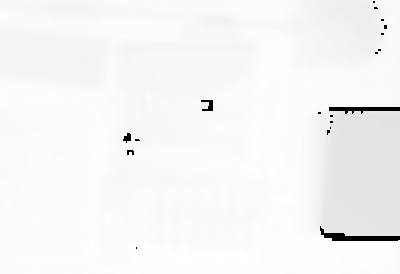
#> input picture bin/170405145538.pgm, 400 x 274 px, given in place of 170405145538.png, which was not available
$ jupyter execute --allow-errors '10 Bin Segmentation by Texture and Color Contours.ipynb'   (shell and % lines are left out)   (older library calls are emulated)   (text cells are left out)
#> lines starting #> are read from the running program, lines starting #| are printed output that depends on the picture; after the words box and inside, x2 and y2 are one past the last pixel; in counts of white or black regions, pixels touching at a corner belong together; pictures that were not available may be replaced by others from this repository, and a replacement may not be noted
#> (reads parameters.json from the repository)
### utils.py
import cv2, glob, json, numpy as np, os.path
from matplotlib import pyplot as plt

def load_items(folder):
    items = sorted(map(os.path.basename, glob.glob(folder + '/[a-z]*')))
    return items

def imread_rgb(filename):
#> called with filename = 'bin/170405145538.png'
    image_BGR = cv2.imread(filename)
#> image_BGR is the input picture: shape (274, 400, 3); min 0, max 255, mean 245.7
    if image_BGR is None:
        print('Error: image reading failure in file "%s"' % filename)
        return None
    else:
        image_RGB = cv2.cvtColor(image_BGR, cv2.COLOR_BGR2RGB)
        return image_RGB

def imread_gray(filename):
    image = cv2.imread(filename, 0)
    if image is None:
        print('Error: image reading failure in file "%s"' % filename)
        return None
    else:
        return image

# [11 lines left out: function item_mask, not called in this run]

def compute_sift(image_RGB, mask=None, debug=True):
#> called with debug = True
    gray_image = cv2.cvtColor(image_RGB, cv2.COLOR_RGB2GRAY)
    sift = cv2.SIFT()
    kp, des = sift.detectAndCompute(gray_image, mask)
#> kp = 19 keypoints; strongest (x, y, size): (127, 138, 5), (331, 109, 3.2), (128, 151, 2.1), (130, 153, 1.8)
    if debug:
        print('%d features detected' % len(kp))
#| 19 features detected
        draw_keypoints(image_RGB,kp)
    return (kp, des)

# [7 lines left out: function pack_keypoint, not called in this run]

def write_features_to_file(filename, locs, desc):
    np.save(filename, np.hstack((locs,desc)))

def read_features_from_file(filename):
    """ Read feature properties and return in matrix form. """
    if os.path.getsize(filename) <= 0:
        return np.array([]), np.array([])
    f = np.load(filename)
    if f.size == 0:
        return np.array([]), np.array([])
    f = np.atleast_2d(f)
    return f[:,:7], f[:,7:] # feature locations, descriptors

def read_json(filename):
    with open(filename, 'r') as infile:
        data = json.load(infile)
    return data

def write_json(filename, data):
    with open(filename, 'w') as outfile:
        json.dump(data, outfile)

# [27 lines left out: functions read_bbox_from_file, unpack_keypoint, centroid_histogram, not called in this run]

from sklearn.cluster import KMeans, MiniBatchKMeans

# [43 lines left out: functions compute_colors, plot_colors, calc_matches, not called in this run]

def draw_keypoints(image,kp):
    image_kp = cv2.drawKeypoints(image.copy(),kp,color=(0,255,0))
    plt.imshow(image_kp),plt.axis('off');

# [73 lines left out: functions textured_mask, match_items, fill_holes, not called in this run]

from sklearn.cluster import KMeans, MiniBatchKMeans

# [103 lines left out: functions cluster_colors, calc_EMD2, not called in this run]

### 10 Bin Segmentation by Texture and Color Contours.ipynb
[cell 1]
import cv2, numpy as np
from matplotlib import pyplot as plt

[cell 2]
from utils import read_json

params = read_json('parameters.json')

RESIZE_X = params['resize']['x']
RESIZE_Y = params['resize']['y']
ITEM_FOLDER = params['item_folder']

[cell 3]
bin_stamp = '170405145336'
contents = ["Colgate_Toothbrush_4PK","Epsom_Salts","Duct_Tape",
            "Bath_Sponge","Crayons","Burts_Bees_Baby_Wipes"]

[cell 4]
bin_stamp = '170405145538'
contents = ["glue_sticks","tissue_box","laugh_out_loud_jokes",
            "toilet_brush","expo_eraser","table_cloth"]

[cell 5]
contents = [s.lower() for s in contents]

[cell 6]
from utils import imread_rgb, compute_sift, draw_keypoints

filename_bin = 'bin/' + bin_stamp + '.png'
image_bin = imread_rgb(filename_bin)
(kp_bin, des_bin) = compute_sift(image_bin)
#> kp_bin has the same summary as kp in compute_sift
print('%d features detected in bin' % len(kp_bin))
#| 19 features detected in bin
draw_keypoints(image_bin,kp_bin)
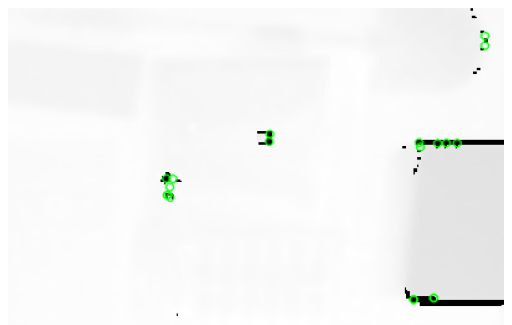
#> figure drawn by matplotlib, 1 panel

[cell 7]
from utils import read_features_from_file, read_bbox_from_file, unpack_keypoint, calc_matches

items = list(contents)

[cell 8]
item_d = {}
recognised_items = []
image_disp = image_bin.copy()
mask_bin = np.zeros(image_bin.shape[0:2]).astype('uint8')
#> (the rest of this cell did not finish here and is left out)

[cell 9]
plt.imshow(mask_bin,cmap='gray'), plt.axis('off');
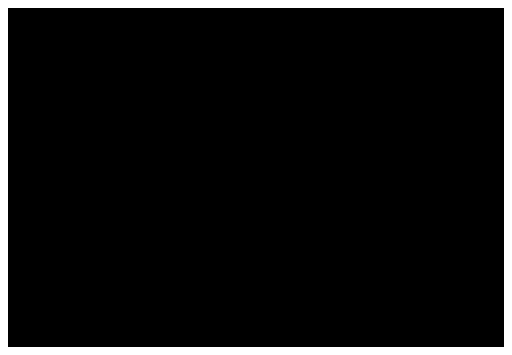
#> figure drawn by matplotlib, 1 panel

[cell 10]
kernel = np.ones((3,3),np.uint8)
mask_bin = cv2.dilate(mask_bin,kernel,iterations = 5)
plt.imshow(mask_bin,cmap='gray'), plt.axis('off');

[cell 11]
from utils import imread_gray
filename_bin = 'bin/' + bin_stamp + '.pgm'
image_depth = imread_gray(filename_bin)
#image_depth = cv2.bitwise_and(image_depth,image_depth,mask=255-mask_bin)
plt.imshow(image_depth,cmap='gray'); plt.axis('off');

[cell 12]
plt.hist(image_depth.reshape(image_depth.shape[0] * image_depth.shape[1],1),bins=256);
plt.axis([220,256,0,15000]);
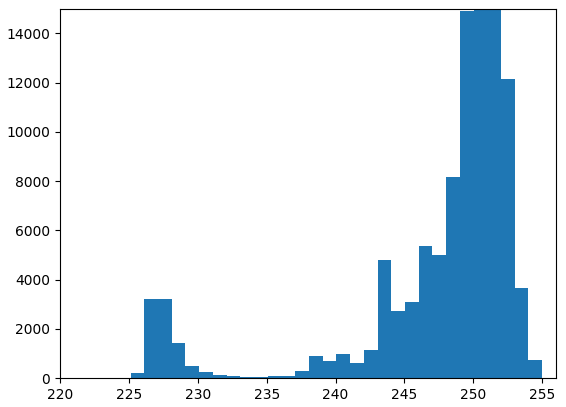
#> figure drawn by matplotlib, 1 panel; tallest bar 18933 high, from x = 251 to 252

[cell 13]
plt.hist(image_depth.reshape(image_depth.shape[0] * image_depth.shape[1],1),bins=256);
plt.axis([225,245,0,4000]);
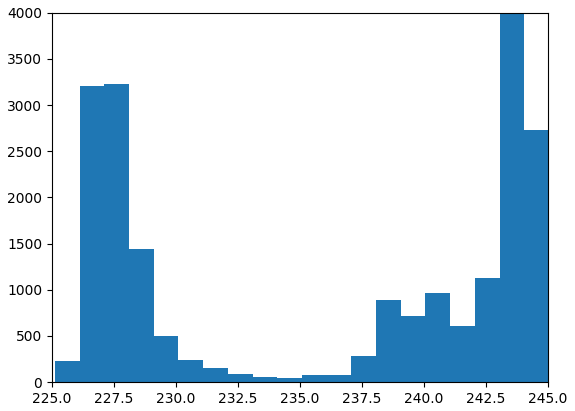
#> figure drawn by matplotlib, 1 panel; tallest bar 18933 high, from x = 251 to 252

[cell 14]
upper_bin = cv2.inRange(image_depth,225,252)
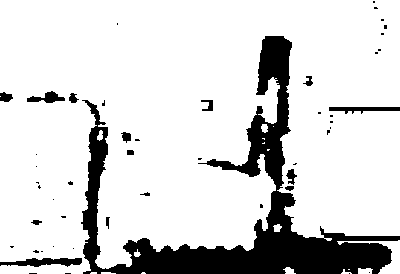
#> upper_bin: shape (274, 400); 84% white; 49 black regions (34 under 20 px), largest, box (x1, y1, x2, y2) and area: (81, 36, 400, 274) 15715, (0, 258, 82, 267) 464, (329, 107, 400, 114) 302
plt.imshow(cv2.bitwise_and(image_bin,image_bin,mask=upper_bin));

[cell 15]
lower_bin = cv2.inRange(image_depth,251,255)
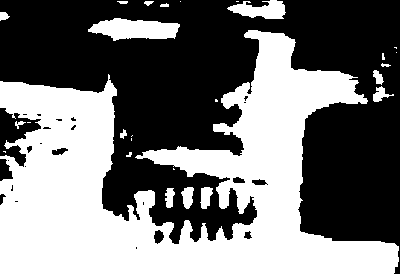
#> lower_bin: shape (274, 400); 46.2% white; 27 white regions (12 under 20 px), largest, box (x1, y1, x2, y2) and area: (0, 30, 399, 274) 47351, (88, 18, 180, 41) 1434, (227, 0, 286, 19) 710
kernel = np.ones((3,3),np.uint8)
lower_bin = cv2.dilate(lower_bin,kernel,iterations = 3)
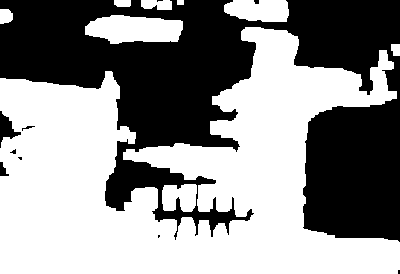
#> lower_bin: shape (274, 400); 56.1% white; 10 black regions (6 under 20 px), largest, box (x1, y1, x2, y2) and area: (0, 0, 400, 242) 47597, (0, 111, 21, 148) 313, (0, 162, 9, 176) 73, (22, 126, 35, 131) 23
plt.imshow(cv2.bitwise_and(image_bin,image_bin,mask=lower_bin));
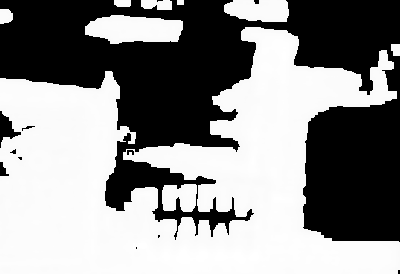
#> shown: shape (274, 400, 3); min 0, max 255, mean 140.6

[cell 16]
mask_bin = cv2.bitwise_or(mask_bin,lower_bin)
plt.imshow(mask_bin,cmap='gray'), plt.axis('off');

[cell 17]
from sklearn.cluster import KMeans, MiniBatchKMeans

n_cc = 20
image_RGBA = np.dstack((image_bin, 255-mask_bin))
pixels = image_RGBA.reshape((image_RGBA.shape[0] * image_RGBA.shape[1], 4))
filtered_pixels = np.array(filter(lambda x:x[3]==255,pixels))
#> (the rest of this cell did not finish here and is left out)

[cell 18]
image = cv2.cvtColor(image_bin, cv2.COLOR_RGB2LAB)
#> image: shape (274, 400, 3); mean of channels 0, 1, 2 246.7, 128, 128
(h_bin, w_bin) = image.shape[:2]
#> h_bin = 274; w_bin = 400
pixels = image.reshape((image.shape[0] * image.shape[1], 3))
#> (the rest of this cell did not finish here and is left out)

#> (a cell that did not finish here is left out)

#> (a cell that did not finish here is left out)

[cell 21]
recognised_items

[cell 22]
items = [s for s in contents if s not in recognised_items]
items

[cell 23]
positions = []
weights = []
#> (the rest of this cell did not finish here and is left out)

[cell 24]
weights

[cell 25]
pos_ok = [(p,w[0][1]) for p,w in zip(positions,weights) if len(w)==1]

[cell 26]
pos_unkw = [(p,w) for p,w in zip(positions,weights) if len(w)>1]

[cell 27]
it_col = {'table_cloth':(255,0,255),'tissue_box':(0,255,255),'glue_sticks':(255,0,0),'toilet_brush':(255,255,0)}
#it_col = {'burts_bees_baby_wipes':(255,0,255),'bath_sponge':(0,255,255),'duct_tape':(255,0,0)}
image_disp = image_bin.copy()
mask_disp = mask_bin.copy()
for item in items:
    it_pos = [p for p,it in pos_ok if it==item]
    for cnt in it_pos:
        cv2.drawContours(image_disp,cnt,-1,it_col[item],2)
        cv2.drawContours(mask_disp,cnt,-1,(255,),-1)
for pos,w in pos_unkw:
    for cnt in pos:
        cv2.drawContours(image_disp,cnt,-1,(0,0,0),1)
        #cv2.drawContours(mask_disp,cnt,-1,(255,),-1)
plt.imshow(image_disp); plt.axis('off');

[cell 28]
# For each known item: compute bounding box of all its contours -> dilate
# For each unknown contour:
# compute overlapping with each possible item
# if ratio overlapping/area greater than threshold -> add contour to item

[cell 29]
kernel = np.ones((3,3),np.uint8)
mask_disp = cv2.dilate(mask_disp,kernel,iterations = 5)
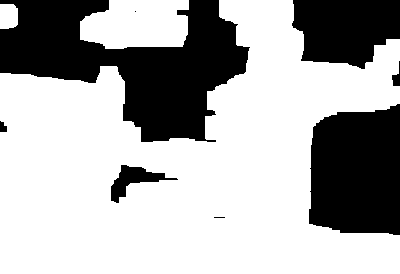
#> mask_disp: shape (274, 400); 67.5% white; 8 black regions (2 under 20 px), largest, box (x1, y1, x2, y2) and area: (0, 0, 250, 142) 18221, (309, 104, 400, 235) 10527, (292, 0, 400, 69) 5847, (111, 165, 178, 203) 886, (392, 61, 400, 86) 98, (0, 121, 7, 132) 59
plt.imshow(mask_disp,cmap='gray'); plt.axis('off');

[cell 30]
unkw_mask = np.zeros(mask_bin.shape,dtype='uint8')
for pos,w in pos_unkw:
    for cnt in pos:
        cv2.drawContours(unkw_mask,cnt,-1,(255,),-1)
#> unkw_mask: shape (274, 400); every value is 0
#unkw_mask = cv2.bitwise_and(unkw_mask,unkw_mask,mask=255-mask_disp)
plt.imshow(unkw_mask,cmap='gray'); plt.axis('off');

[cell 31]
it_mask = np.zeros(mask_bin.shape,dtype='uint8')
for pos,it in pos_ok:
    for cnt in pos:
        cv2.drawContours(it_mask,cnt,-1,(255,),-1)
plt.imshow(it_mask,cmap='gray'); plt.axis('off');

[cell 32]
image_disp = image_bin.copy()
for pos,w in pos_unkw:
    print(w)
    for cnt in pos:
        cv2.drawContours(image_disp,cnt,-1,(0,0,0),2)
plt.imshow(image_disp); plt.axis('off');
